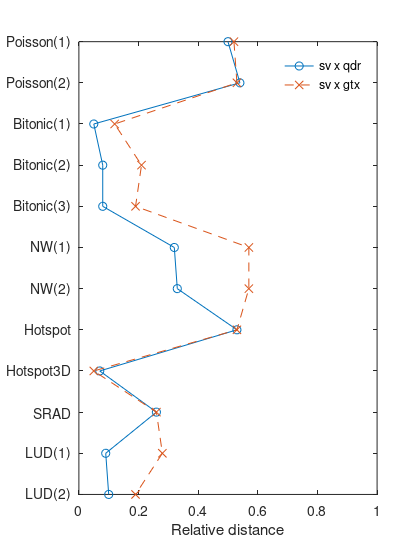

Recreate this plot in MATLAB.
x = 0:11;
labels = [
	"Poisson(1)"
	"Poisson(2)"
	"Bitonic(1)"
	"Bitonic(2)"
	"Bitonic(3)"
	"NW(1)"
	"NW(2)"
	"Hotspot"
	"Hotspot3D"

	"SRAD"
	"LUD(1)"
	"LUD(2)"

];
svqdr_sv = [
	0.50
	0.54
	0.05
	0.08
	0.08
	0.32
	0.33
	0.53
	0.07

	0.26
	0.09
	0.10

];
svqdr_qdr = [
	0.50
	0.46
	0.95
	0.92
	0.92
	0.68
	0.67
	0.47
	0.93

	0.74
	0.91
	0.90

];
svgtx_sv = [
	0.52
	0.53
	0.12
	0.21
	0.19
	0.57
	0.57
	0.53
	0.05

	0.26
	0.28
	0.19

];
svgtx_gtx = [
	0.48
	0.47
	0.88
	0.79
	0.81
	0.43
	0.43
	0.47
	0.95

	0.74
	0.72
	0.81

];

plot(x, svqdr_sv, "-o", x, svgtx_sv, "--x")
axis([0 11 0 1])
view([90 90])
legend("sv x qdr", "sv x gtx")
legend boxoff
set(gca, "xtick", x, "xticklabel", labels, "ylabel", "Relative distance")
set(gcf, "paperunits", "points", "paperposition", [0 0 300 400])
set(gcf, "paperunits", "points", "position", [0 0 300 400])
saveas(gcf, "second_sv.svg", "svg")